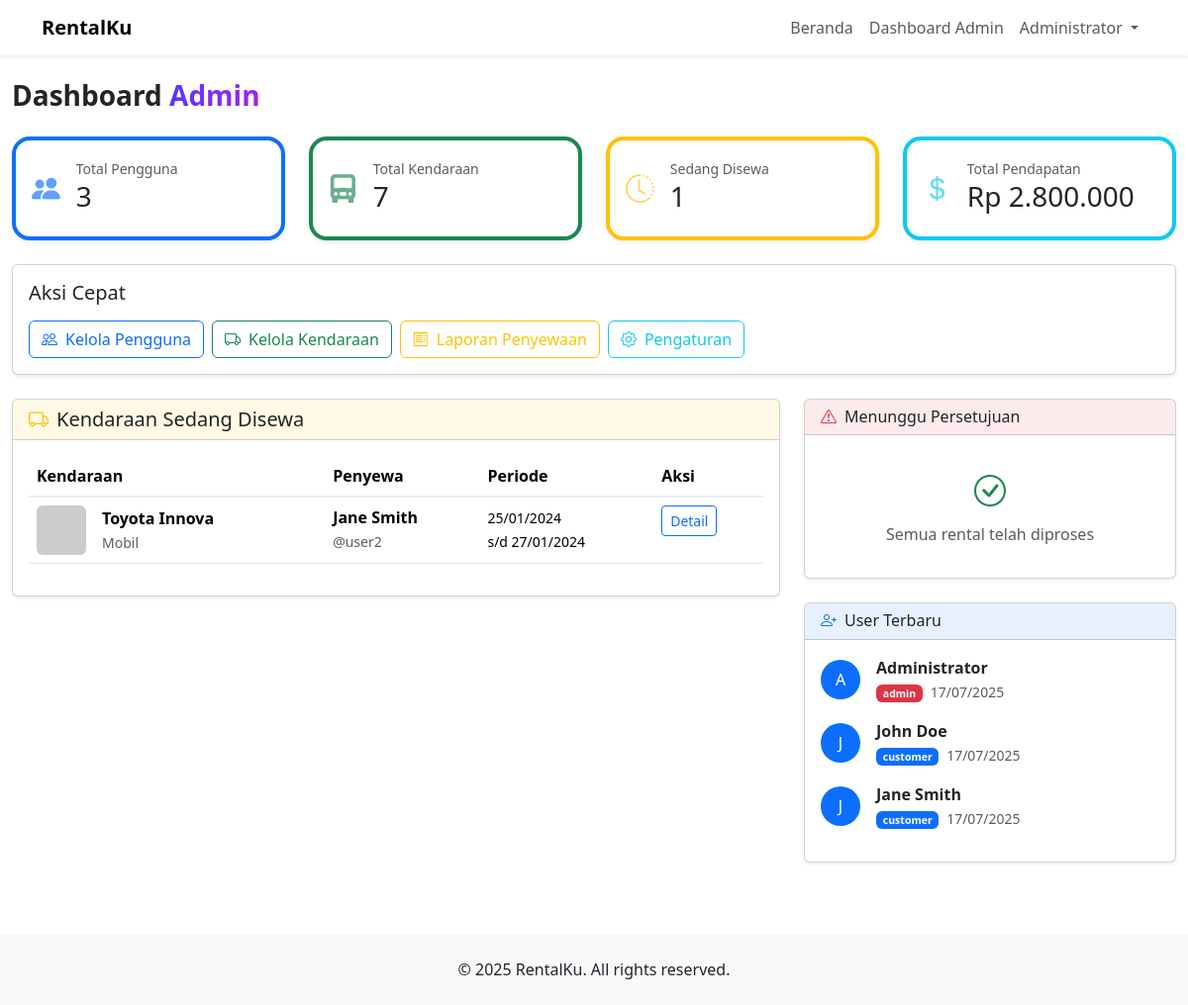
The app's page /src/admin/dashboard.php (signed in) with its own data.
### tables this page shows
CREATE TABLE vehicles (
    id            INT UNSIGNED AUTO_INCREMENT PRIMARY KEY,
    brand         VARCHAR(100) NOT NULL,
    model         VARCHAR(100) NOT NULL,
    type_id       INT UNSIGNED NOT NULL,
    price_per_day INT UNSIGNED NOT NULL,
    seats         TINYINT      NOT NULL DEFAULT 1,
    transmission  ENUM('Manual','Automatic') DEFAULT 'Manual',
    fuel          ENUM('Bensin','Diesel','Listrik') DEFAULT 'Bensin',
    image         VARCHAR(255),
    status        ENUM('Tersedia','Disewa','Servis') DEFAULT 'Tersedia',
    created_at    TIMESTAMP DEFAULT CURRENT_TIMESTAMP,
    CONSTRAINT fk_vehicle_type
      FOREIGN KEY (type_id) REFERENCES vehicle_types(id)
);

CREATE TABLE vehicle_types (
    id        INT UNSIGNED AUTO_INCREMENT PRIMARY KEY,
    type_name VARCHAR(50) NOT NULL UNIQUE
);

CREATE TABLE users (
    id         INT UNSIGNED AUTO_INCREMENT PRIMARY KEY,
    username   VARCHAR(50)  NOT NULL UNIQUE,
    password   VARCHAR(255) NOT NULL,
    full_name  VARCHAR(100) NOT NULL,
    email      VARCHAR(100),
    phone      VARCHAR(20),
    role_id    INT UNSIGNED NOT NULL,
    created_at TIMESTAMP DEFAULT CURRENT_TIMESTAMP,
    CONSTRAINT fk_users_roles
      FOREIGN KEY (role_id) REFERENCES roles(id)
      ON UPDATE CASCADE ON DELETE RESTRICT
);

CREATE TABLE rentals (
    id           INT UNSIGNED AUTO_INCREMENT PRIMARY KEY,
    user_id      INT UNSIGNED NOT NULL,
    vehicle_id   INT UNSIGNED NOT NULL,
    rent_date    DATE NOT NULL,
    return_date  DATE NOT NULL,
    total_price  INT UNSIGNED NOT NULL,
    status       ENUM('Dipesan','Ongoing','Selesai','Dibatalkan') DEFAULT 'Dipesan',
    created_at   TIMESTAMP DEFAULT CURRENT_TIMESTAMP,
    CONSTRAINT fk_rentals_users
      FOREIGN KEY (user_id)    REFERENCES users(id),
    CONSTRAINT fk_rentals_vehicles
      FOREIGN KEY (vehicle_id) REFERENCES vehicles(id)
);

CREATE TABLE roles (
    id        INT UNSIGNED AUTO_INCREMENT PRIMARY KEY,
    role_name VARCHAR(50) NOT NULL UNIQUE
);

### src/includes/functions.php (called while the page is built, shortened)
<?php
function h(string $str): string
{
    return htmlspecialchars($str, ENT_QUOTES, 'UTF-8');
}
function rupiah(int|float $n): string
{
    return 'Rp '.number_format($n, 0, ',', '.');
}

### src/admin/dashboard.php (the view, shortened to what this page needs)
<?php
require_once __DIR__.'/../includes/db.php';
require_once __DIR__.'/../includes/functions.php';
$totalUsers    = $pdo->query("SELECT COUNT(*) FROM users")->fetchColumn();
$totalVehicles = $pdo->query("SELECT COUNT(*) FROM vehicles")->fetchColumn();
$ongoingRentals = $pdo->query("SELECT COUNT(*) FROM rentals WHERE status = 'Ongoing'")->fetchColumn();
$totalRevenue = $pdo->query("SELECT SUM(total_price) FROM rentals WHERE status = 'Selesai'")->fetchColumn() ?: 0;
$rentedVehicles = $pdo->query("
    SELECT v.*, vt.type_name, u.full_name, u.username, r.rent_date, r.return_date, r.id as rental_id
    FROM vehicles v
    JOIN vehicle_types vt ON vt.id = v.type_id
    JOIN rentals r ON r.vehicle_id = v.id
    JOIN users u ON u.id = r.user_id
    WHERE r.status = 'Ongoing'
    ORDER BY r.rent_date DESC
")->fetchAll();
$pendingRentalsData = $pdo->query("
    SELECT r.*, u.full_name, u.username, u.phone, v.brand, v.model, vt.type_name
    FROM rentals r
    JOIN users u ON u.id = r.user_id
    JOIN vehicles v ON v.id = r.vehicle_id
    JOIN vehicle_types vt ON vt.id = v.type_id
    WHERE r.status = 'Dipesan'
    ORDER BY r.created_at DESC
    LIMIT 5
")->fetchAll();
$recentUsers = $pdo->query("
    SELECT u.*, r.role_name
    FROM users u
    JOIN roles r ON r.id = u.role_id
    ORDER BY u.created_at DESC
    LIMIT 5
")->fetchAll();
include_once __DIR__.'/../includes/header.php';
?>
<div class="container-fluid py-4">
  <h1 class="h3 fw-bold mb-4">Dashboard <span class="text-gradient">Admin</span></h1>
  <div class="row g-4 mb-4">
    <div class="col-md-3">
      <div class="card stat-card shadow-sm border-start border-4 border-primary">
        <div class="card-body d-flex align-items-center">
          <i class="bi bi-people-fill icon-lg text-primary me-3"></i>
          <div><small class="text-muted">Total Pengguna</small><h3><?=$totalUsers;?></h3></div>
        </div>
      </div>
    </div>
    <div class="col-md-3">
      <div class="card stat-card shadow-sm border-start border-4 border-success">
        <div class="card-body d-flex align-items-center">
          <i class="bi bi-truck-front-fill icon-lg text-success me-3"></i>
          <div><small class="text-muted">Total Kendaraan</small><h3><?=$totalVehicles;?></h3></div>
        </div>
      </div>
    </div>
    <div class="col-md-3">
      <div class="card stat-card shadow-sm border-start border-4 border-warning">
        <div class="card-body d-flex align-items-center">
          <i class="bi bi-clock-history icon-lg text-warning me-3"></i>
          <div><small class="text-muted">Sedang Disewa</small><h3><?=$ongoingRentals;?></h3></div>
        </div>
      </div>
    </div>
    <div class="col-md-3">
      <div class="card stat-card shadow-sm border-start border-4 border-info">
        <div class="card-body d-flex align-items-center">
          <i class="bi bi-currency-dollar icon-lg text-info me-3"></i>
          <div><small class="text-muted">Total Pendapatan</small><h3><?=rupiah($totalRevenue);?></h3></div>
        </div>
      </div>
    </div>
  </div>
  <div class="row g-4 mb-4">
    <div class="col-12">
      <div class="card shadow-sm">
        <div class="card-body">
          <h5 class="card-title mb-3">Aksi Cepat</h5>
          <div class="d-flex gap-2 flex-wrap">
            <a href="users/index.php" class="btn btn-outline-primary"><i class="bi bi-people me-2"></i>Kelola Pengguna</a>
            <a href="vehicles/index.php" class="btn btn-outline-success"><i class="bi bi-truck me-2"></i>Kelola Kendaraan</a>
            <a href="rentals/index.php" class="btn btn-outline-warning"><i class="bi bi-receipt me-2"></i>Laporan Penyewaan</a>
            <a href="settings/index.php" class="btn btn-outline-info"><i class="bi bi-gear me-2"></i>Pengaturan</a>
          </div>
        </div>
      </div>
    </div>
  </div>
  <div class="row g-4">
    <div class="col-md-8">
      <div class="card shadow-sm">
        <div class="card-header bg-warning bg-opacity-10">
          <h5 class="card-title mb-0"><i class="bi bi-truck text-warning me-2"></i>Kendaraan Sedang Disewa</h5>
        </div>
        <div class="card-body">
          <?php if(empty($rentedVehicles)): ?>
            <div class="text-center py-4">
              <i class="bi bi-inbox text-muted" style="font-size: 3rem;"></i>
              <p class="text-muted mt-2">Tidak ada kendaraan yang sedang disewa</p>
            </div>
          <?php else: ?>
            <div class="table-responsive">
              <table class="table table-hover">
                <thead>
                  <tr>
                    <th>Kendaraan</th>
                    <th>Penyewa</th>
                    <th>Periode</th>
                    <th>Aksi</th>
                  </tr>
                </thead>
                <tbody>
                  <?php foreach($rentedVehicles as $rv): ?>
                  <tr>
                    <td>
                      <div class="d-flex align-items-center">
                        <img src="<?=h($rv['image'])?:'/assets/img/default-car.png'?>" alt="<?=h($rv['brand'])?>"
                             class="rounded me-3" style="width: 50px; height: 50px; object-fit: cover;">
                        <div>
                          <div class="fw-bold"><?=h($rv['brand'].' '.$rv['model'])?></div>
                          <small class="text-muted"><?=h($rv['type_name'])?></small>
                        </div>
                      </div>
                    </td>
                    <td>
                      <div class="fw-bold"><?=h($rv['full_name'])?></div>
                      <small class="text-muted">@<?=h($rv['username'])?></small>
                    </td>
                    <td>
                      <small>
                        <?=date('d/m/Y', strtotime($rv['rent_date']))?><br>
                        s/d <?=date('d/m/Y', strtotime($rv['return_date']))?>
                      </small>
                    </td>
                    <td>
                      <button class="btn btn-sm btn-outline-primary" onclick="viewRentalDetail(<?=$rv['rental_id']?>)">Detail</button>
                    </td>
                  </tr>
                  <?php endforeach; ?>
                </tbody>
              </table>
            </div>
          <?php endif; ?>
        </div>
      </div>
    </div>
    <div class="col-md-4">
      <div class="card shadow-sm mb-4">
        <div class="card-header bg-danger bg-opacity-10">
          <h6 class="card-title mb-0"><i class="bi bi-exclamation-triangle text-danger me-2"></i>Menunggu Persetujuan</h6>
        </div>
        <div class="card-body">
          <?php if(empty($pendingRentalsData)): ?>
            <div class="text-center py-3">
              <i class="bi bi-check-circle text-success" style="font-size: 2rem;"></i>
              <p class="text-muted mt-2 mb-0">Semua rental telah diproses</p>
            </div>
          <?php endif; ?>
        </div>
      </div>
      <div class="card shadow-sm">
        <div class="card-header bg-primary bg-opacity-10">
          <h6 class="card-title mb-0"><i class="bi bi-person-plus text-primary me-2"></i>User Terbaru</h6>
        </div>
        <div class="card-body">
          <?php foreach($recentUsers as $ru): ?>
          <div class="d-flex align-items-center mb-3">
            <div class="avatar bg-primary text-white rounded-circle d-flex align-items-center justify-content-center me-3" style="width: 40px; height: 40px;">
              <?=strtoupper(substr($ru['full_name'], 0, 1))?>
            </div>
            <div class="flex-grow-1">
              <div class="fw-bold"><?=h($ru['full_name'])?></div>
              <small class="text-muted">
                <span class="badge bg-<?=$ru['role_name']=='admin'?'danger':'primary'?> me-1"><?=h($ru['role_name'])?></span>
                <?=date('d/m/Y', strtotime($ru['created_at']))?>
              </small>
            </div>
          </div>
          <?php endforeach; ?>
        </div>
      </div>
    </div>
  </div>
</div>
<?php include_once __DIR__.'/../includes/footer.php'; ?>

### src/assets/css/style.css (style rules this page uses)
.text-gradient, .btn-gradient { background: linear-gradient(90deg, #5936ff, #a31ff3); background-clip: text; -webkit-background-clip: text; color: transparent; -webkit-text-fill-color: transparent; }
.stat-card { border-radius: 18px; transition: transform 0.25s, box-shadow 0.25s; }
.stat-card .icon-lg { font-size: 1.8rem; opacity: 0.65; margin-right: 0.5rem; }
.table thead th { border-bottom: 2px solid #e9ecef; }
::placeholder { color: #999; font-style: italic; }

### records on screen
vehicles: brand+model "Toyota Innova", type.type_name "Mobil", users.full_name "Jane Smith", users.username "user2", rentals.rent_date "25/01/2024", rentals.return_date "27/01/2024"
users: full_name "A", full_name "Administrator", role.role_name "admin", created_at "17/07/2025"
users: full_name "J", full_name "John Doe", role.role_name "customer", created_at "17/07/2025"
users: full_name "J", full_name "Jane Smith", role.role_name "customer", created_at "17/07/2025"

### other values on screen
$_SESSION['user']['name'] "Administrator"
$totalUsers "3"
$totalVehicles "7"
$ongoingRentals "1"
rupiah($totalRevenue) "Rp 2.800.000"
